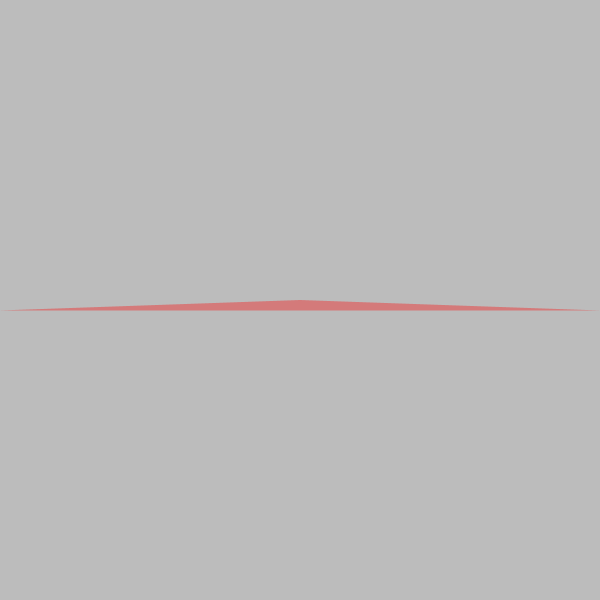
Frame 1 (no input)
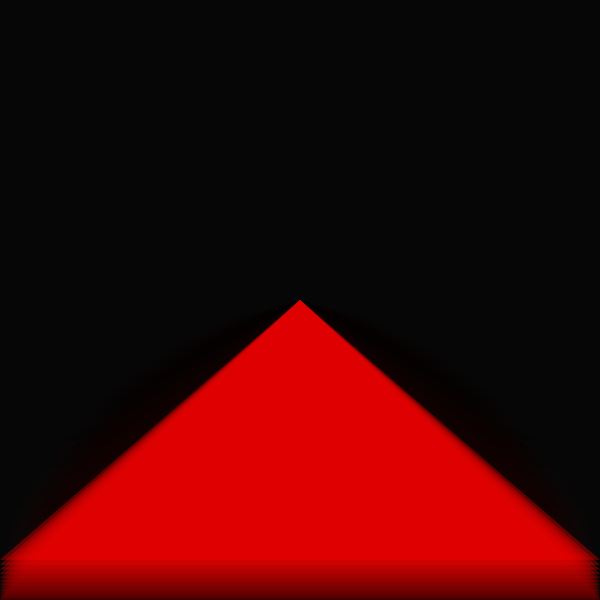
Frame 60 (the mouse pressed at the canvas centre just before this capture)
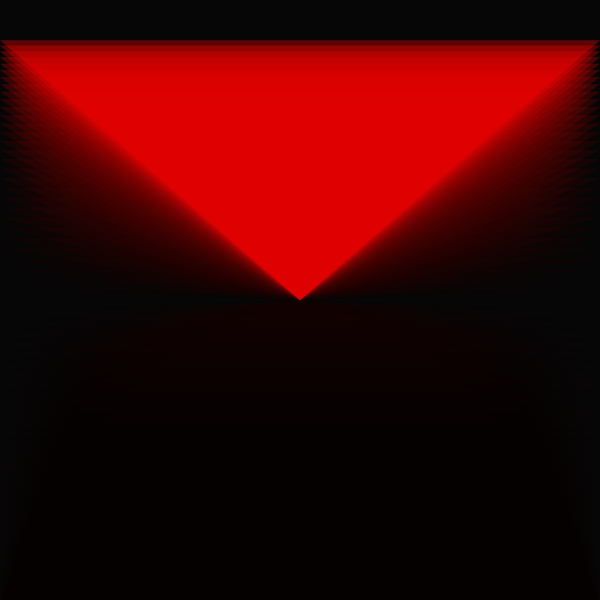
Frame 120 (the mouse held since frame 60 and released just before this capture)

The Processing sketch that drew these frames (run headless with seeded random() and noise(); from frame 60 on, the mouse is pressed at the canvas centre):

// Processing sketch: ejemplo_laser_simple_2D
// ── ejemplo_laser_simple_2D.pde
void setup() {
  size(600, 600);  
  noStroke();
}


void draw() {
  // hago este truco de dibujar un rectangulo negro con poca opacidad en lugar de pintar el fondo para quede una estela de movimiento
  fill(0, 20);
  noStroke();
  rect(0, 0, width, height);


  fill(255, 0, 0, 90); // fijo el color de relleno como rojo con 90 de opacidad
  float y = map(sin(radians(frameCount*2)), -1, 1, 0, height); // calculo una posición en y que oscila de manera sinusoidal entre 0 y el alto de la pantalla
  // la función map() pasa un valor de un rango de valores a otro, en este caso, de 1,-1 a 0,height
  triangle(0, y, width/2, height/2, width, y); // dibujo un triángulo entre el centro de la pantalla y dos puntos que usan la variable y
  // y creo la ilusión de un triángulo que están "rotando" sobre el eje x
}
